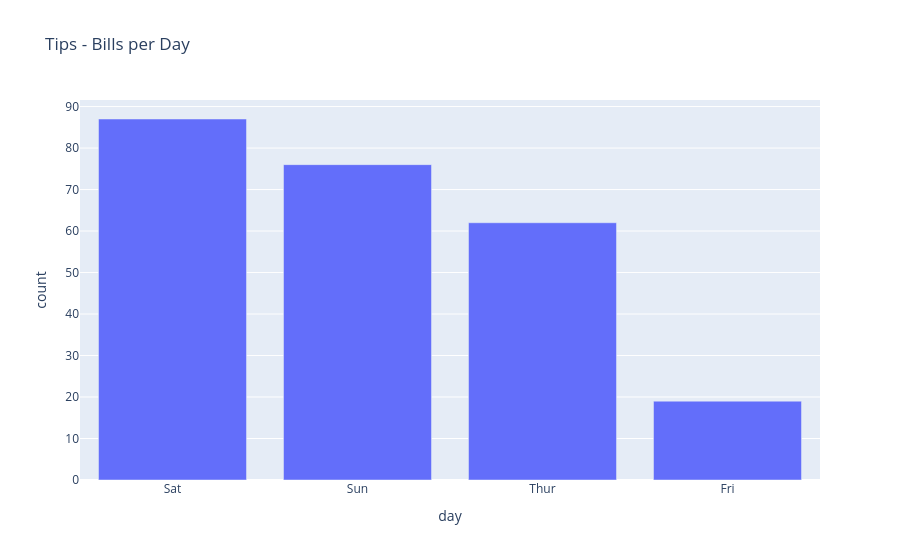

Notebook cell for this chart:
### Code cell
px.bar(day_counts, x="day",y="count", title="Tips - Bills per Day")

### Figure 1 — Plotly figure (JSON) as saved in the notebook; plotly's stock layout.template omitted (floating-point values rounded to 4 significant figures)
{"data": [{"hovertemplate": "day=%{x}<br>count=%{y}<extra></extra>", "legendgroup": "", "marker": {"color": "#636efa", "pattern": {"shape": ""}}, "name": "", "orientation": "v", "showlegend": false, "textposition": "auto", "type": "bar", "x": ["Sat", "Sun", "Thur", "Fri"], "xaxis": "x", "y": [87, 76, 62, 19], "yaxis": "y"}], "layout": {"autosize": true, "barmode": "relative", "legend": {"tracegroupgap": 0}, "title": {"text": "Tips - Bills per Day"}, "xaxis": {"anchor": "y", "autorange": true, "domain": [0, 1], "range": [-0.5, 3.5], "title": {"text": "day"}, "type": "category"}, "yaxis": {"anchor": "x", "autorange": true, "domain": [0, 1], "range": [0, 91.58], "title": {"text": "count"}, "type": "linear"}}}
